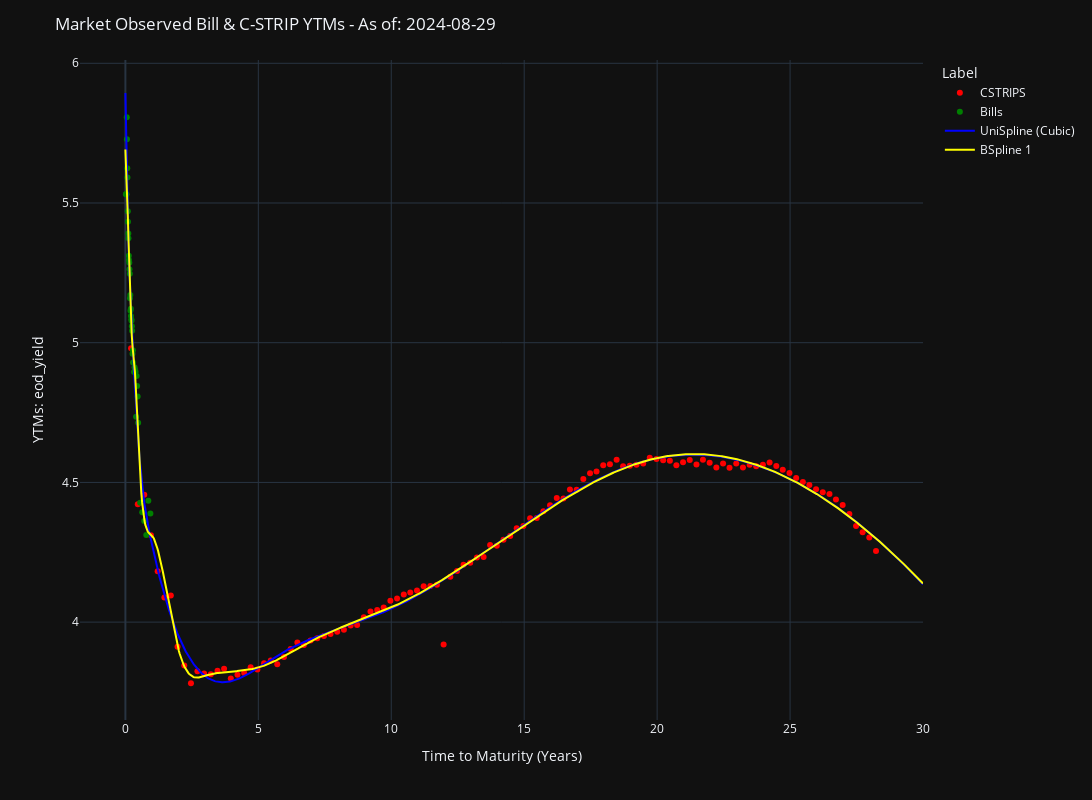

This figure's notebook cell:
### Code cell
fig = px.scatter(
    cstrips_quote_df,
    x="time_to_maturity",
    y="cstrip_ytm",
    hover_data=["label", "cusip"],
    labels={"time_to_maturity": "Time to Maturity (Years)", "cstrip_ytm": "YTM"},
)
fig.update_traces(
    marker=dict(
        color="red",
    ),
    name="CSTRIPS",
    showlegend=True,
)

fig2 = px.scatter(
    tbill_quotes_df,
    x="time_to_maturity",
    y="tbill_ytm",
    hover_data=["label", "cusip"],
    labels={
        "time_to_maturity": "Time to Maturity (Years)",
        "tbill_ytm": "YTM",
    },
)
fig2.update_traces(
    marker=dict(
        color="green",
    ),
    name="Bills",
    showlegend=True,
)
for trace in fig2.data:
    fig.add_trace(trace)



fig.add_trace(
    go.Scatter(
        x=ttm_interp,
        y=curve_interpolator.univariate_spline(s=0.33, return_func=True)(ttm_interp),
        mode="lines",

        line=dict(
            color="blue",

        ),
        name="UniSpline (Cubic)",
    )
)
fig.add_trace(
    go.Scatter(
        x=ttm_interp,
        y=curve_interpolator.b_spline_with_knots_interpolation(
            knots=[0.25, 0.33, 0.5, 1, 2, 3, 5, 7, 10, 20], k=3, return_func=True
        )(ttm_interp),
        mode="lines",
        line=dict(
            color="yellow",
        ),
        name="BSpline 1",
    )
)

fig.update_layout(
    title=f"Market Observed Bill & C-STRIP YTMs - As of: {as_of_date.date()}",
    legend_title_text="Label",
    xaxis_title="Time to Maturity (Years)",
    yaxis_title=f"YTMs: {quote_type}_yield",
    width=1400,
    height=800,
    template="plotly_dark",
)

fig.update_xaxes(
    showgrid=True,
    showspikes=True,
    spikecolor="white",
    spikesnap="cursor",
    spikemode="across",
)


fig.update_yaxes(showgrid=True, showspikes=True, spikecolor="white", spikethickness=1)
fig.show()

### Figure 1 — Plotly figure (JSON) as saved in the notebook; plotly's stock layout.template omitted (floating-point values rounded to 4 significant figures; data arrays with more than 128 entries replaced by an {"elided": "..."} marker saying what was removed)
{"data": [{"customdata": {"elided": "113x2 str values"}, "hovertemplate": "Time to Maturity (Years)=%{x}<br>YTM=%{y}<br>label=%{customdata[0]}<br>cusip=%{customdata[1]}<extra></extra>", "legendgroup": "", "marker": {"color": "red", "symbol": "circle"}, "mode": "markers", "name": "CSTRIPS", "orientation": "v", "showlegend": true, "type": "scatter", "x": [0.2137, 0.4658, 0.7096, 0.9616, 1.214, 1.466, 1.71, 1.962, 2.214, 2.466, 2.71, 2.962, 3.214, 3.466, 3.712, 3.964, 4.216, 4.468, 4.712, 4.964, 5.216, 5.468, 5.712, 5.964, 6.216, 6.468, 6.712, 6.964, 7.216, 7.468, 7.715, 7.967, 8.219, 8.471, 8.715, 8.967, 9.219, 9.471, 9.715, 9.967, 10.22, 10.47, 10.72, 10.97, 11.22, 11.47, 11.72, 11.97, 12.22, 12.47, 12.72, 12.97, 13.22, 13.47, 13.72, 13.97, 14.22, 14.47, 14.72, 14.97, 15.22, 15.47, 15.72, 15.97, 16.22, 16.48, 16.72, 16.97, 17.22, 17.48, 17.72, 17.97, 18.22, 18.48, 18.72, 18.97, 19.22, 19.48, 19.72, 19.98, 20.23, 20.48, 20.72, 20.98, 21.23, 21.48, 21.72, 21.98, 22.23, 22.48, 22.72, 22.98, 23.23, 23.48, 23.73, 23.98, 24.23, 24.48, 24.73, 24.98, 25.23, 25.48, 25.73, 25.98, 26.23, 26.48, 26.73, 26.98, 27.23, 27.48, 27.73, 27.98, 28.23], "xaxis": "x", "y": [4.98, 4.422, 4.456, 4.31, 4.182, 4.088, 4.095, 3.912, 3.844, 3.781, 3.824, 3.816, 3.813, 3.826, 3.833, 3.799, 3.812, 3.818, 3.839, 3.83, 3.853, 3.862, 3.85, 3.875, 3.904, 3.927, 3.918, 3.934, 3.943, 3.95, 3.957, 3.965, 3.972, 3.988, 3.99, 4.018, 4.038, 4.044, 4.052, 4.076, 4.084, 4.099, 4.106, 4.113, 4.129, 4.129, 4.134, 3.92, 4.162, 4.183, 4.205, 4.213, 4.231, 4.233, 4.276, 4.273, 4.295, 4.308, 4.336, 4.344, 4.372, 4.373, 4.397, 4.419, 4.444, 4.442, 4.475, 4.474, 4.512, 4.532, 4.539, 4.562, 4.565, 4.581, 4.558, 4.559, 4.563, 4.568, 4.588, 4.584, 4.58, 4.577, 4.562, 4.572, 4.58, 4.564, 4.581, 4.57, 4.554, 4.567, 4.552, 4.568, 4.554, 4.563, 4.558, 4.563, 4.572, 4.558, 4.546, 4.534, 4.516, 4.502, 4.491, 4.476, 4.465, 4.458, 4.439, 4.419, 4.387, 4.344, 4.322, 4.303, 4.254], "yaxis": "y"}, {"customdata": [["Sep 24s, 17-Week", "912797LG0"], ["Sep 24s, 17-Week", "912797LH8"], ["Sep 24s, 17-Week", "912797LJ4"], ["Oct 24s, 17-Week", "912797LK1"], ["Oct 24s, 17-Week", "912797LS4"], ["Oct 24s, 17-Week", "912797LT2"], ["Oct 24s, 17-Week", "912797LU9"], ["Oct 24s, 17-Week", "912797LV7"], ["Nov 24s, 17-Week", "912797MA2"], ["Nov 24s, 17-Week", "912797MB0"], ["Nov 24s, 17-Week", "912797MC8"], ["Nov 24s, 17-Week", "912797MD6"], ["Dec 24s, 17-Week", "912797MN4"], ["Sep 24s, 26-Week", "912797KK2"], ["Sep 24s, 26-Week", "912797KL0"], ["Sep 24s, 26-Week", "912797KM8"], ["Oct 24s, 26-Week", "912797KT3"], ["Oct 24s, 26-Week", "912797KU0"], ["Oct 24s, 26-Week", "912797KV8"], ["Nov 24s, 26-Week", "912797LC9"], ["Nov 24s, 26-Week", "912797LD7"], ["Nov 24s, 26-Week", "912797LE5"], ["Dec 24s, 26-Week", "912797LF2"], ["Dec 24s, 26-Week", "912797LP0"], ["Jan 25s, 26-Week", "912797LR6"], ["Jan 25s, 26-Week", "912797LX3"], ["Jan 25s, 26-Week", "912797LY1"], ["Jan 25s, 26-Week", "912797LZ8"], ["Feb 25s, 26-Week", "912797MJ3"], ["Feb 25s, 26-Week", "912797MK0"], ["Sep 24s, 52-Week", "912797GL5"], ["Oct 24s, 52-Week", "912797GW1"], ["Oct 24s, 52-Week", "912797HE0"], ["Nov 24s, 52-Week", "912797HP5"], ["Dec 24s, 52-Week", "912796ZV4"], ["Jan 25s, 52-Week", "912797JR9"], ["Feb 25s, 52-Week", "912797KA4"], ["Mar 25s, 52-Week", "912797KJ5"], ["Apr 25s, 52-Week", "912797KS5"], ["May 25s, 52-Week", "912797LB1"], ["Jun 25s, 52-Week", "912797LN5"], ["Jul 25s, 52-Week", "912797LW5"], ["Aug 25s, 52-Week", "912797MG9"]], "hovertemplate": "Time to Maturity (Years)=%{x}<br>YTM=%{y}<br>label=%{customdata[0]}<br>cusip=%{customdata[1]}<extra></extra>", "legendgroup": "", "marker": {"color": "green", "symbol": "circle"}, "mode": "markers", "name": "Bills", "orientation": "v", "showlegend": true, "type": "scatter", "x": [0.03288, 0.05205, 0.07123, 0.09041, 0.1096, 0.1288, 0.1479, 0.1671, 0.1863, 0.2055, 0.2247, 0.2438, 0.2822, 0.03836, 0.05753, 0.07671, 0.1151, 0.1342, 0.1534, 0.1918, 0.211, 0.2301, 0.2685, 0.2877, 0.3452, 0.3644, 0.3836, 0.4219, 0.4411, 0.4603, 0.01918, 0.09589, 0.1726, 0.2521, 0.326, 0.4027, 0.4795, 0.5562, 0.6329, 0.7096, 0.7863, 0.863, 0.9397], "xaxis": "x", "y": [5.531, 5.807, 5.625, 5.471, 5.391, 5.311, 5.286, 5.247, 5.171, 5.121, 5.084, 5.059, 4.973, 5.531, 5.728, 5.591, 5.374, 5.296, 5.263, 5.114, 5.095, 5.078, 4.96, 4.93, 4.913, 4.903, 4.896, 4.881, 4.845, 4.807, 5.531, 5.433, 5.159, 5.043, 4.895, 4.735, 4.714, 4.427, 4.393, 4.362, 4.312, 4.434, 4.388], "yaxis": "y"}, {"line": {"color": "blue"}, "mode": "lines", "name": "UniSpline (Cubic)", "type": "scatter", "x": {"elided": "1000 float values"}, "y": {"elided": "1000 float values"}}, {"line": {"color": "yellow"}, "mode": "lines", "name": "BSpline 1", "type": "scatter", "x": {"elided": "1000 float values"}, "y": {"elided": "1000 float values"}}], "layout": {"height": 800, "legend": {"title": {"text": "Label"}, "tracegroupgap": 0}, "margin": {"t": 60}, "title": {"text": "Market Observed Bill & C-STRIP YTMs - As of: 2024-08-29"}, "width": 1400, "xaxis": {"anchor": "y", "domain": [0, 1], "showgrid": true, "showspikes": true, "spikecolor": "white", "spikemode": "across", "spikesnap": "cursor", "title": {"text": "Time to Maturity (Years)"}}, "yaxis": {"anchor": "x", "domain": [0, 1], "showgrid": true, "showspikes": true, "spikecolor": "white", "spikethickness": 1, "title": {"text": "YTMs: eod_yield"}}}}
